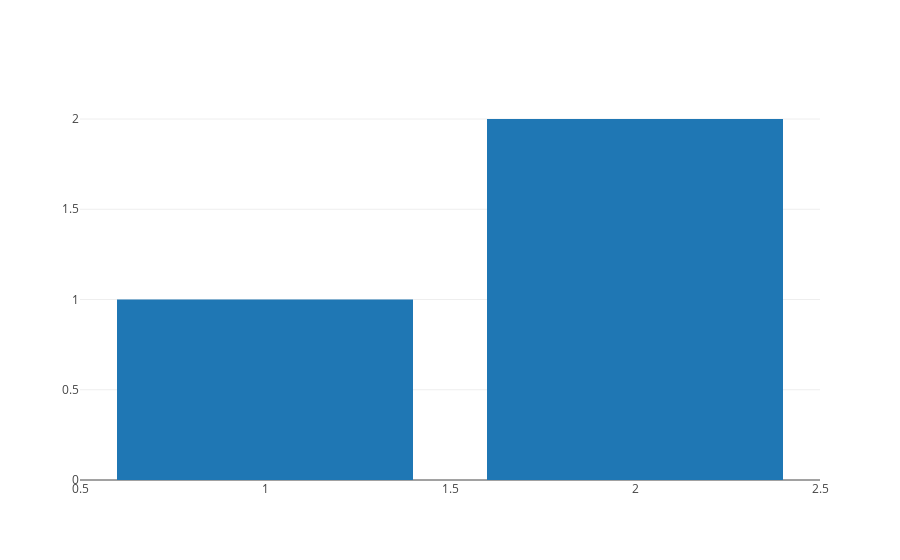

Write notebook code for a chart like this one.
### Code cell
import plotly.offline as offline
import plotly.graph_objs as go
offline.init_notebook_mode(connected=True) 
trace = go.Bar(x=[1,2], y=[1,2]) 
data=[trace]
offline.iplot(data)

### Figure 1 — Plotly figure (JSON) as saved in the notebook; plotly's stock layout.template omitted (floating-point values rounded to 4 significant figures)
{"data": [{"type": "bar", "uid": "3865c23d-2800-48d1-9350-da2ea1368efe", "x": [1, 2], "y": [1, 2]}], "layout": {}}
